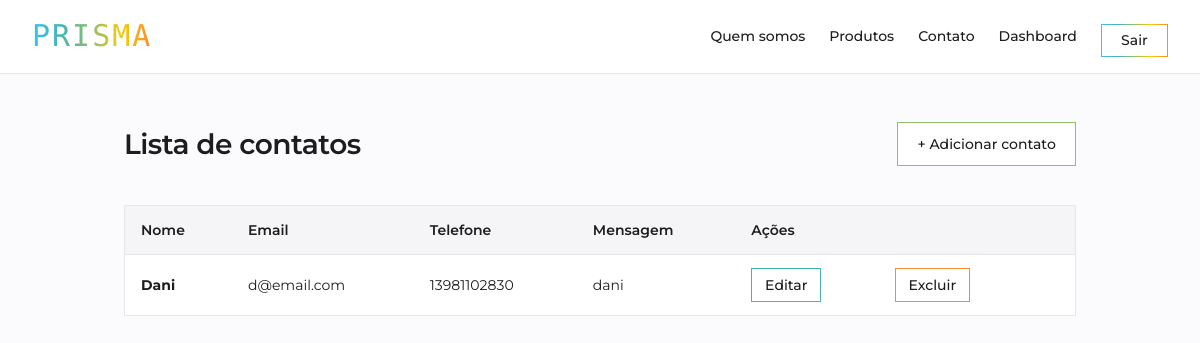
Page /contato/ (signed in) on the committed database.
### contato/models.py (models this page shows, shortened)
class Contato(models.Model):
    nome = models.CharField(max_length=100)
    email = models.EmailField()
    telefone = models.CharField(max_length=20, blank=True)
    mensagem = models.TextField()

### contato/views.py (the view)
# urls.py: path("", views.listaContatos, name="contato"),
@login_required
def listaContatos(request):
    contatos = Contato.objects.all()
    return render(request, "contato.html", {'contatos':contatos})

### contato/templates/contato.html (shortened to what this page needs)
{% extends 'template.html' %}
{% block conteudo %}
    <div class="area-botao">
        <h2>Lista de contatos</h2>
        <a href="{% url 'addContato' %}" class="item-menu botao-add">+ Adicionar contato</a>
    </div>
    <br>
    <table>
        <tr>
            <th>Nome</th>
            <th>Email</th>
            <th>Telefone</th>
            <th>Mensagem</th>
            <th colspan="2">Ações<th>
        </tr>
        {% for contato in contatos %}
            <tr>
                <td><b>{{ contato.nome }}</b></td>
                <td>{{ contato.email }}</td>
                <td>{{ contato.telefone }}</td>
                <td>{{ contato.mensagem }}</td>
                <td>
                    <a href="{% url 'editContato' contato.id %}" class="botao-editar" href="">Editar</a>
                </td>
                <td>
                    <a href="{% url 'delContato' contato.id %}" class="botao-excluir" href="">Excluir</a>
                </td>
            </tr>
        {% endfor %}
    </table>
{% endblock %}

### app/static/css/style.css (style rules this page uses)
:root { --azul-claro: #E3F6FD; --azul-ceu: #90DCF8; --azul: #3BC1F3; --verde-agua: #43B6B1; --azul-forte: #05B0F0; --verde: #92BF69; --oliva: #CFC532; --amarelo: #F9CA0A; --laranja-claro: #FDBA11; --laranja: #F98A31; --gradiente: linear-gradient(90deg, #3BC1F3, #43B6B1, #92BF69, #F9CA0A, #F98A31); --texto: #1d1d1f; --texto-suave: #6e6e73; --fundo: #fbfbfd; --fundo-suave: #f5f5f7; --branco: #ffffff; --linha: #e5e5ea; --linha-input: #d2d2d7; --fonte-padrao: "Montserrat", sans-serif; --fonte-logo: "Monoton", sans-serif; }
* { margin: 0; padding: 0; box-sizing: border-box; border-radius: 0; }
body { min-height: 100vh; font-family: var(--fonte-padrao); font-size: 14px; font-weight: 400; line-height: 1.6; background-color: var(--fundo); color: var(--texto); }
a { text-decoration: none; color: var(--texto); cursor: pointer; }
h2 { font-size: 28px; font-weight: 600; letter-spacing: -0.5px; text-align: center; margin: 1.5rem 0 0.5rem; }
form button, form input[type="submit"], .botao-add, .botao-editar, .botao-excluir, .categorias button, .card-botao, .botao-gradiente, .botao { --cor-botao: var(--azul-forte); display: inline-block; background-color: var(--branco); color: var(--texto); border: 1px solid var(--cor-botao); padding: 0.6rem 1.2rem; font-weight: 500; text-align: center; cursor: pointer; transition: background-color 0.2s; }
.botao-add { --cor-botao: var(--verde); }
.botao-editar { --cor-botao: var(--verde-agua); padding: 0.3rem 0.8rem; }
.botao-excluir { --cor-botao: var(--laranja); padding: 0.3rem 0.8rem; }
table { width: 100%; border-collapse: collapse; background-color: var(--branco); border: 1px solid var(--linha); margin-bottom: 2rem; }
th { background-color: var(--fundo-suave); color: var(--texto); font-weight: 600; text-align: left; }
td, th { padding: 0.8rem 1rem; border-bottom: 1px solid var(--linha); vertical-align: middle; }
.area-botao { display: flex; justify-content: space-between; align-items: center; flex-wrap: wrap; gap: 1rem; padding: 1rem 0; }
.area-botao h2 { margin: 0; }

### rows in the picture
Contato: nome "Dani", email "d@email.com", telefone "13981102830", mensagem "dani"
